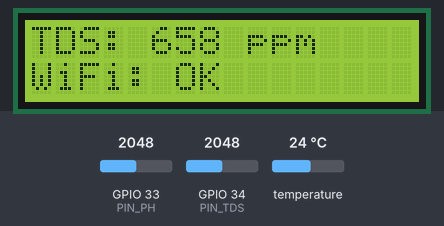
Recording of a sketch running on a simulated ESP32. Parts: 16×2 character LCD. Inputs (shaded band) come from the test bench; at power-on: temperature 24 °C, GPIO 34 (PIN_TDS) = 2048, GPIO 33 (PIN_PH) = 2048. WiFi joins after 1.5 s; servers stay silent unless stated; the local clock reads 2024-03-15 10:24:30 at power-on unless the sketch sets it; what the sketch prints to the serial monitor is not drawn.

Above: at 4.7 s.
4.8 s: temperature set to 12 °C
At 8.6 s:
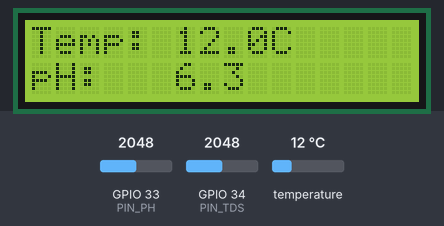
9.6 s: GPIO 34 (PIN_TDS) set to 2866
At 13.4 s:
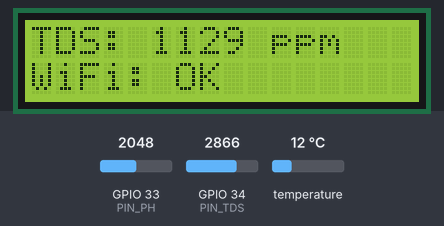
13.7 s: GPIO 33 (PIN_PH) set to 2866
At 17.0 s:
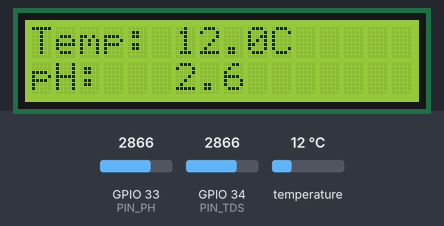
17.7 s: GPIO 34 (PIN_TDS) set to 3040
At 20.6 s:
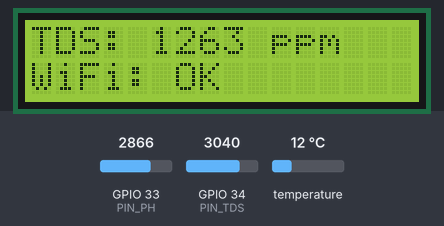
21.6 s: temperature set to 19 °C
At 24.7 s:
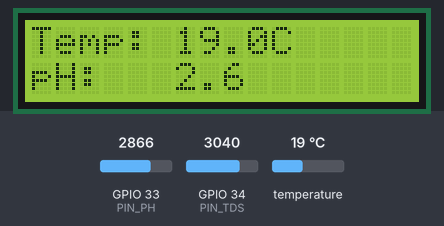
25.4 s: GPIO 34 (PIN_TDS) set to 2960
At 28.3 s:
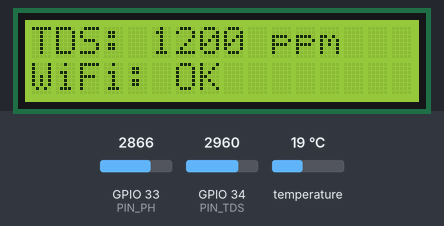
Timing chart, 0 to 29.8 s (numbered marks = the images above; inputs shaded):
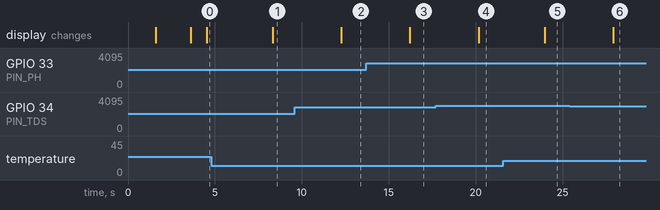

Measured:
- after the input at 4.8 s, the display: changes after 3.5 s (image 1)
- after the input at 9.6 s, the display: changes after 2.7 s (image 2)
- after the input at 13.7 s, the display: changes after 2.5 s (image 3)
- after the input at 17.7 s, the display: changes after 2.5 s (image 4)
- after the input at 21.6 s, the display: changes after 2.4 s (image 5)
- after the input at 25.4 s, the display: changes after 2.5 s (image 6)

The sketch:

water_quality.ino
```cpp
/*
 * HydroCheck ESP32 Firmware
 * Sends pH, Temperature (DS18B20), and TDS data to Firebase Firestore.
 * Displays readings on 16x2 Parallel LCD.
 */
#include <Arduino.h>
#include <DallasTemperature.h>
#include <Firebase_ESP_Client.h>
#include <LiquidCrystal.h>
#include <OneWire.h>
#include <WiFi.h>
#include <WiFiManager.h>

// ---------------------------------------------------------------------------
// 1. CONFIGURATION
// ---------------------------------------------------------------------------
// WiFi is configured via captive portal (no hardcoded credentials)

// Firebase Project Credentials
#define API_KEY "AIzaSyBr6koS5B6IfNvlI5u_SpArr7qfPwVQjMU"
#define USER_EMAIL "mainprojectstc@gmail.com"
#define USER_PASSWORD "mainproject@stc123"
#define PROJECT_ID "hydrocheck-e882a"

// Device Info
#define DEVICE_ID "device_001"

// Sensor Pins
#define PIN_PH 33  // Analog Pin for pH Sensor
#define PIN_TDS 34 // Analog Pin for TDS Sensor
#define PIN_TEMP 4 // Digital Pin for DS18B20

// LCD (Parallel 4-bit Mode)
const int rs = 18, en = 19, d4 = 21, d5 = 22, d6 = 23, d7 = 25;
LiquidCrystal lcd(rs, en, d4, d5, d6, d7);

// LCD Contrast via PWM (no potentiometer needed)
#define PIN_CONTRAST 26
#define CONTRAST_VALUE 75

// ---------------------------------------------------------------------------
// 2. OBJECTS & GLOBALS
// ---------------------------------------------------------------------------
FirebaseData fbdo;
FirebaseAuth auth;
FirebaseConfig config;

OneWire oneWire(PIN_TEMP);
DallasTemperature sensors(&oneWire);

unsigned long sendDataPrevMillis = 0;
unsigned long lastScreenChange = 0;
int currentScreen = 0;

float temperature = 0.0;
float phValue = 7.0;
float tdsValue = 0.0;

// ---------------------------------------------------------------------------
// 3. SETUP
// ---------------------------------------------------------------------------
void setup() {
  Serial.begin(115200);

  // Init Contrast
  analogWrite(PIN_CONTRAST, CONTRAST_VALUE);

  // Initialize Sensors
  pinMode(PIN_PH, INPUT);
  pinMode(PIN_TDS, INPUT);
  sensors.begin();

  // Init LCD
  lcd.begin(16, 2);
  lcd.print("HydroCheck v2");
  lcd.setCursor(0, 1);
  lcd.print("Starting...");

  // Connect to WiFi via WiFiManager
  // If no saved WiFi, creates hotspot "HydroCheck-Setup"
  // Connect to it from your phone to configure WiFi
  WiFiManager wm;
  lcd.clear();
  lcd.print("WiFi Setup...");
  lcd.setCursor(0, 1);
  lcd.print("AP:HydroCheck");
  Serial.println("Starting WiFiManager...");

  // autoConnect: tries saved credentials first, if fail -> captive portal
  // Times out after 180 seconds (3 min) and continues offline
  wm.setConfigPortalTimeout(180);
  bool wifiOk = wm.autoConnect("HydroCheck-Setup");

  if (wifiOk) {
    Serial.print("WiFi Connected! IP: ");
    Serial.println(WiFi.localIP());
    lcd.clear();
    lcd.print("WiFi OK!");
    lcd.setCursor(0, 1);
    lcd.print(WiFi.localIP());
    delay(2000);
  } else {
    Serial.println("WiFi FAILED - running offline");
    lcd.clear();
    lcd.print("WiFi OFFLINE");
    delay(2000);
  }

  // Firebase Config
  config.api_key = API_KEY;
  auth.user.email = USER_EMAIL;
  auth.user.password = USER_PASSWORD;

  Firebase.begin(&config, &auth);
  Firebase.reconnectWiFi(true);

  // Sync time via NTP (needed for real timestamps)
  configTime(19800, 0, "pool.ntp.org", "time.nist.gov"); // UTC+5:30 = 19800s
  Serial.print("Syncing time");
  int ntpRetry = 0;
  while (time(nullptr) < 100000 && ntpRetry < 20) {
    Serial.print(".");
    delay(500);
    ntpRetry++;
  }
  Serial.println(" Done!");

  lcd.clear();
}

// ---------------------------------------------------------------------------
// 4. MAIN LOOP
// ---------------------------------------------------------------------------
void loop() {
  // --- Read Sensors ---

  // 1. Temperature (DS18B20)
  sensors.requestTemperatures();
  float t = sensors.getTempCByIndex(0);
  if (t == -127.00)
    t = 25.0;
  temperature = t;

  // 2. pH (with voltage divider: pin reads half of sensor voltage)
  int phRaw = analogRead(PIN_PH);
  float phVoltage = phRaw * (3.3 / 4095.0);
  // Neutral (pH 7) = 2.5V from sensor = 1.25V at pin after divider
  phValue = 7.0 + ((1.25 - phVoltage) / 0.18) + 1.5; // +1.5 calibration offset
  phValue = constrain(phValue, 0.0, 14.0);           // Clamp to valid range

  // 3. TDS
  int tdsRaw = analogRead(PIN_TDS);
  float tdsVoltage = tdsRaw * (3.3 / 4095.0);
  tdsValue = (133.42 * tdsVoltage * tdsVoltage * tdsVoltage -
              255.86 * tdsVoltage * tdsVoltage + 857.39 * tdsVoltage) *
             0.5;

  // --- Serial Debug ---
  Serial.printf("Temp: %.1fC | pH: %.2f | TDS: %.0f ppm\n", temperature,
                phValue, tdsValue);

  // --- Send to Firebase every 5 seconds ---
  if (Firebase.ready() &&
      (millis() - sendDataPrevMillis > 5000 || sendDataPrevMillis == 0)) {
    sendDataPrevMillis = millis();

    String readingId = String(millis());
    String documentPath =
        "devices/" + String(DEVICE_ID) + "/readings/reading_" + readingId;

    // Get current time as ISO8601 string
    time_t now = time(nullptr);
    struct tm *timeinfo = gmtime(&now);
    char timeStr[30];
    strftime(timeStr, sizeof(timeStr), "%Y-%m-%dT%H:%M:%SZ", timeinfo);

    FirebaseJson content;
    content.set("fields/readingId/stringValue", readingId);
    content.set("fields/deviceId/stringValue", DEVICE_ID);
    content.set("fields/timestamp/timestampValue", timeStr);

    // Parameters Map
    content.set("fields/parameters/mapValue/fields/pH/doubleValue", phValue);
    content.set("fields/parameters/mapValue/fields/temperature/doubleValue",
                temperature);
    content.set("fields/parameters/mapValue/fields/tds/doubleValue", tdsValue);

    // Safety Status
    bool isSafe = (phValue >= 6.5 && phValue <= 8.5 && temperature < 30 &&
                   tdsValue < 500);
    content.set("fields/isSafe/booleanValue", isSafe);

    Serial.print("Sending (pH: ");
    Serial.print(phValue);
    Serial.print(", Temp: ");
    Serial.print(temperature);
    Serial.println(")...");

    if (Firebase.Firestore.createDocument(
            &fbdo, PROJECT_ID, "", documentPath.c_str(), content.raw())) {
      Serial.println("Sent to Firestore!");
    } else {
      Serial.print("Error: ");
      Serial.println(fbdo.errorReason());
    }
  }

  // --- Update LCD (Cycle every 3 seconds) ---
  if (millis() - lastScreenChange > 3000) {
    currentScreen = (currentScreen + 1) % 2;
    lastScreenChange = millis();
    lcd.clear();

    if (currentScreen == 0) {
      // Screen 1: Temp & pH
      lcd.setCursor(0, 0);
      lcd.print("Temp: ");
      lcd.print(temperature, 1);
      lcd.print("C");
      lcd.setCursor(0, 1);
      lcd.print("pH:   ");
      lcd.print(phValue, 1);
    } else {
      // Screen 2: TDS & WiFi Status
      lcd.setCursor(0, 0);
      lcd.print("TDS: ");
      lcd.print((int)tdsValue);
      lcd.print(" ppm");
      lcd.setCursor(0, 1);
      if (WiFi.status() == WL_CONNECTED) {
        lcd.print("WiFi: OK");
      } else {
        lcd.print("WiFi: OFFLINE");
      }
    }
  }

  delay(500);
}
```
